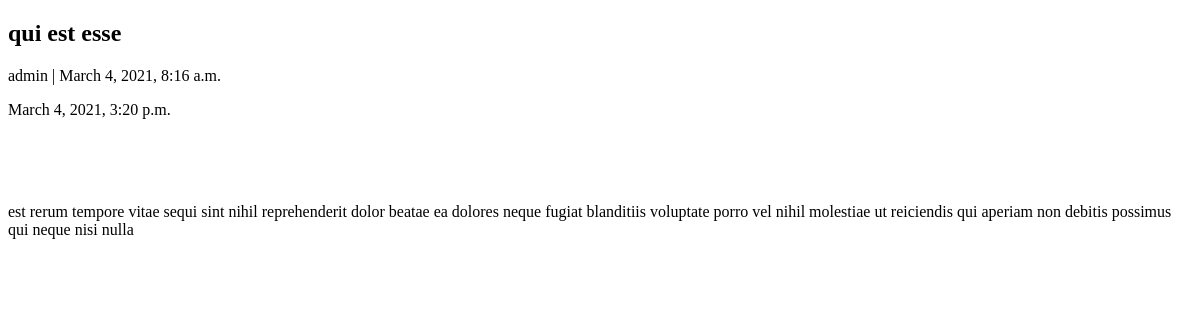
The page /2/ on the database as committed earlier.
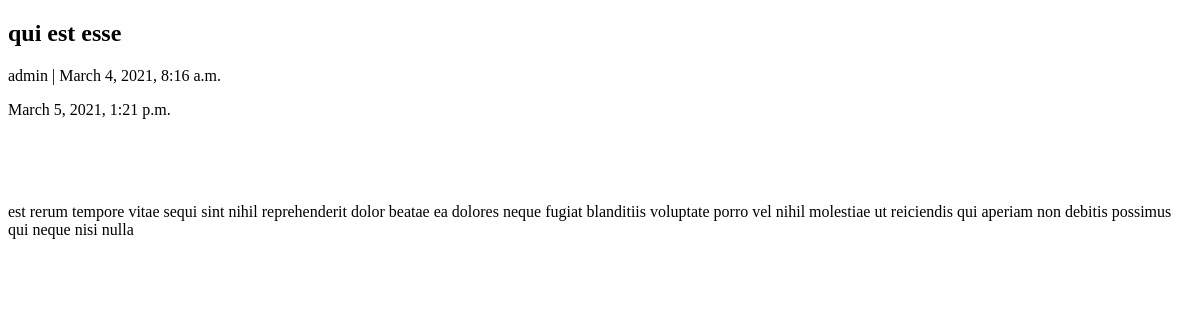
The same page on the database as committed later.
### article/models.py (models this page shows, shortened)
class Post(models.Model):
    author = models.ForeignKey(User, on_delete=models.CASCADE)
    title = models.CharField(max_length=100, unique=True)
    body = RichTextUploadingField()
    status = models.CharField(max_length=20, choices=POST_STATUS, default="draft")
    slug = models.SlugField(max_length=100, unique=True)
    created = models.DateTimeField(auto_now_add=True)
    update = models.DateTimeField(auto_now=True)
    objects = PostManager()
    class Meta:
        default_related_name = "posts"
        ordering = ("created",)

### article/views.py (the view)
# urls.py: path('<slug:slug>/', PostDetailView.as_view(), name='post_detail'),
class PostDetailView(DetailView):
    model = Post
    template_name = 'article/post_detail.html'

### article/models.py (called while the page is built)
    def get_queryset(self):
        return PostQuerySet(model=self.model, using=self._db, hints=self._hints)

### templates/article/post_detail.html
{% extends 'base.html' %}
{% block context %}
    <div>
        <div>
            <h2>{{ post.title }}</h2>
            <p>{{ post.author }} | {{ post.created }}</p>
            <p>{{ post.update }}</p>
            <p>{{ post.body | safe }}</p>
        </div>
    </div>
{% endblock context%}

### templates/base.html (shortened to what this page needs)
<!DOCTYPE html>
<html lang="en">
<head>
</head>
<body>
{% block context %}
{% endblock context %}
</body>
</html>

Rows that differ between the two databases and show on the page:
changed Post "qui est esse": update "March 4, 2021, 3:20 p.m." → "March 5, 2021, 1:21 p.m."
